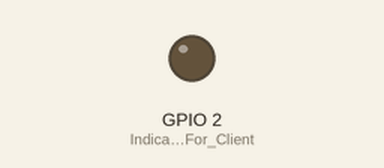
Recording of a sketch running on a simulated ESP8266 (NodeMCU). Shown: output pins drawn as LEDs (lit = HIGH). WiFi joins after 1.5 s; servers stay silent unless stated.

Above: at 0.1 s.
At 4.8 s:
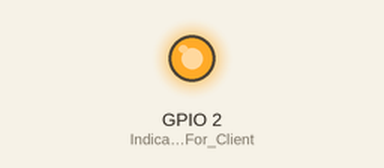
Timing chart, 0 to 6.5 s (numbered marks = the images above):
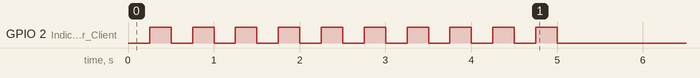

The sketch:

rollockClient.ino
```cpp
  #include <Wire.h>           // To Be Able To Use Sensors Like IMU9050
  #include <EEPROM.h>         // To Be Able To Store & Read Data Between Power Off
  #include <ESP8266WiFi.h>    // The Basic Function Of The ESP NOD MCU


  // WIFI Authentication Variables
  char* TKDssid; //WIFI
  char* TKDpassword;
  char message;

 // WIFI Module Role & Port
  int             TKDServerPort  = 9001;
  IPAddress       TKDServer(192,168,4,1);
  WiFiClient      TKDClient;

  void setup()
  {
// Setting The Serial Port ----------------------------------------------
    Serial.begin(9600);           // Computer Communication
    pinMode(LED_BUILTIN, OUTPUT);          // Indicator For Client #1 Connectivity

     // Print Message Of I/O Setting Progress --------------------------------
    //Serial.println("\nI/O Pins Modes Set .... Done");


        // Starting To Connect --------------------------------------------------
    WiFi.mode(WIFI_STA);            // To Avoid Broadcasting An SSID
    WiFi.begin("TAKEONE");          // The SSID That We Want To Connect To

    // Printing Message For User That Connetion Is On Process ---------------
    //Serial.println("!--- Connecting To " + WiFi.SSID() + " ---!");

    // WiFi Connectivity ----------------------------------------------------
    CheckWiFiConnectivity();        // Checking For Connection

    // Stop Blinking To Indicate Connected ----------------------------------
    digitalWrite(LED_BUILTIN, !HIGH);
    //Serial.println("!-- Client Device Connected --!");

    // Printing IP Address --------------------------------------------------
    //Serial.println("Connected To      : " + String(WiFi.SSID()));
    //Serial.println("Signal Strenght   : " + String(WiFi.RSSI()) + " dBm");
    //Serial.print  ("Server IP Address : ");
    //Serial.println(TKDServer);
    //Serial.print  ("Device IP Address : ");
    //Serial.println(WiFi.localIP());

    // Conecting The Device As A Client -------------------------------------
    TKDRequest();
  }

    void loop()
  {
    ReadMotor();
  }

  void ReadMotor()
  {
    // Reading The Button
    if(Serial.available())
    {
      message=Serial.read();
      //Serial.print(message);
      TKDClient.print(message);
      TKDClient.flush();
    }
  }


    void CheckWiFiConnectivity()
  {
    while(WiFi.status() != WL_CONNECTED)
    {
      for(int i=0; i < 10; i++)
      {
        digitalWrite(LED_BUILTIN, !HIGH);
        delay(250);
        digitalWrite(LED_BUILTIN, !LOW);
        delay(250);
       // Serial.print(".");
      }
      //Serial.println("");
    }
  }


  void TKDRequest()
  {
    // First Make Sure You Got Disconnected
    TKDClient.stop();

    // If Sucessfully Connected Send Connection Message
    if(TKDClient.connect(TKDServer, TKDServerPort))
    {
      //Serial.println    ("CONNECTED");
      //TKDClient.println ("CONNECTED");
    }
  }
```
